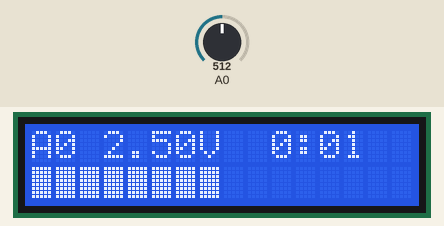
The sketch below on a simulated Arduino Uno, built with avr-gcc and run on an emulated ATmega328P. On the bench: 16×2 character LCD. Inputs (shaded band) come from the test bench; at power-on: A0 = 512.

Above: at 1.2 s.
1.3 s: A0 set to 716
At 3.7 s:
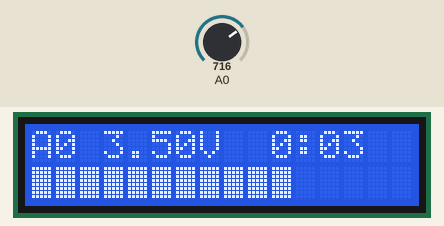
4.3 s: A0 set to 733
At 5.8 s:
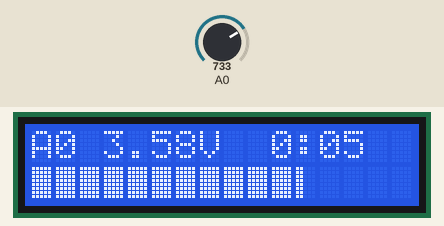
7.3 s: A0 set to 900
At 9.5 s:
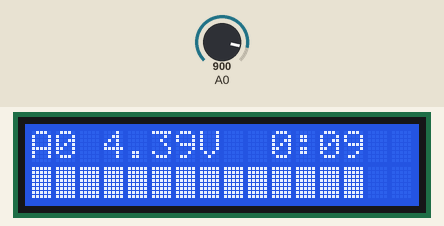
10.3 s: A0 set to 1023
At 11.8 s:
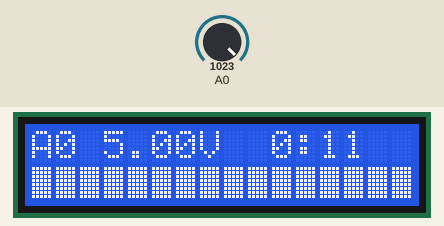
13.3 s: A0 set to 1010
At 15.3 s:
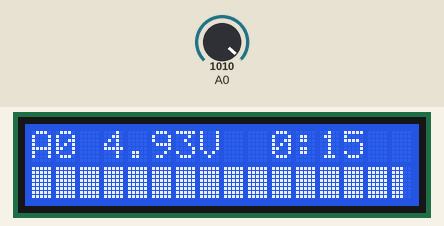
16.3 s: A0 set to 511
At 17.8 s:
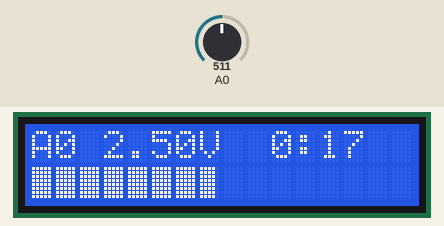
Timing chart, 0 to 19.3 s (numbered marks = the images above; inputs shaded):
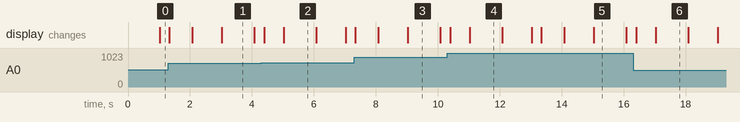

Measured:
- the behaviour switches between 716 and 717 on A0 (found by bisection; images 1 and 2)
- the behaviour switches between 1023 and 1022 on A0 (found by bisection; images 4 and 5)
- after the input at 1.3 s, the display: first changes at once (image 1 shows a later state)
- after the input at 4.3 s, the display: first changes after 0.09 s (image 2 shows a later state)
- after the input at 7.3 s, the display: first changes at once (image 3 shows a later state)
- after the input at 10.3 s, the display: first changes after 0.09 s (image 4 shows a later state)
- after the input at 13.3 s, the display: first changes at once (image 5 shows a later state)
- after the input at 16.3 s, the display: first changes after 0.10 s (image 6 shows a later state)

The sketch:

u11_lcd_dashboard.ino
```cpp
// Arduino Bench — Unit 11: LCD1602 dashboard with custom-character bar graph
//
// LCD (HD44780, 4-bit mode)
//   1 VSS -> GND        2 VDD -> 5V        3 V0 -> 10k contrast pot wiper
//   4 RS  -> D12        5 RW  -> GND       6 E  -> D11
//   11 D4 -> D5   12 D5 -> D4   13 D6 -> D3   14 D7 -> D2
//   15 A (backlight +) -> 220 ohm -> 5V    16 K -> GND
// A second pot (or any 0-5 V signal) on A0 is what gets displayed.

#include <LiquidCrystal.h>

LiquidCrystal lcd(12, 11, 5, 4, 3, 2);  // RS, E, D4, D5, D6, D7

// Each LCD character is a 5x8 pixel grid. These define 1..5 filled columns.
byte bar1[8] = {0x10,0x10,0x10,0x10,0x10,0x10,0x10,0x10};
byte bar2[8] = {0x18,0x18,0x18,0x18,0x18,0x18,0x18,0x18};
byte bar3[8] = {0x1C,0x1C,0x1C,0x1C,0x1C,0x1C,0x1C,0x1C};
byte bar4[8] = {0x1E,0x1E,0x1E,0x1E,0x1E,0x1E,0x1E,0x1E};
byte bar5[8] = {0x1F,0x1F,0x1F,0x1F,0x1F,0x1F,0x1F,0x1F};

void setup() {
  lcd.begin(16, 2);
  lcd.createChar(1, bar1);  // custom chars live in the LCD's CGRAM (8 slots)
  lcd.createChar(2, bar2);
  lcd.createChar(3, bar3);
  lcd.createChar(4, bar4);
  lcd.createChar(5, bar5);
  lcd.clear();
}

void loop() {
  int raw = analogRead(A0);
  float v = raw * 5.0 / 1024.0;

  lcd.setCursor(0, 0);
  lcd.print(F("A0 "));
  lcd.print(v, 2);
  lcd.print(F("V  "));
  lcd.setCursor(10, 0);
  unsigned long s = millis() / 1000;
  lcd.print(s / 60);
  lcd.print(':');
  if (s % 60 < 10) lcd.print('0');
  lcd.print(s % 60);
  lcd.print(F("  "));

  // 16 cells x 5 columns = 80 levels of resolution
  int columns = map(raw, 0, 1023, 0, 80);
  lcd.setCursor(0, 1);
  for (byte cell = 0; cell < 16; cell++) {
    int fill = columns - cell * 5;
    if (fill >= 5) lcd.write(byte(5));
    else if (fill > 0) lcd.write(byte(fill));
    else lcd.write(' ');
  }
  delay(100);
}
```
